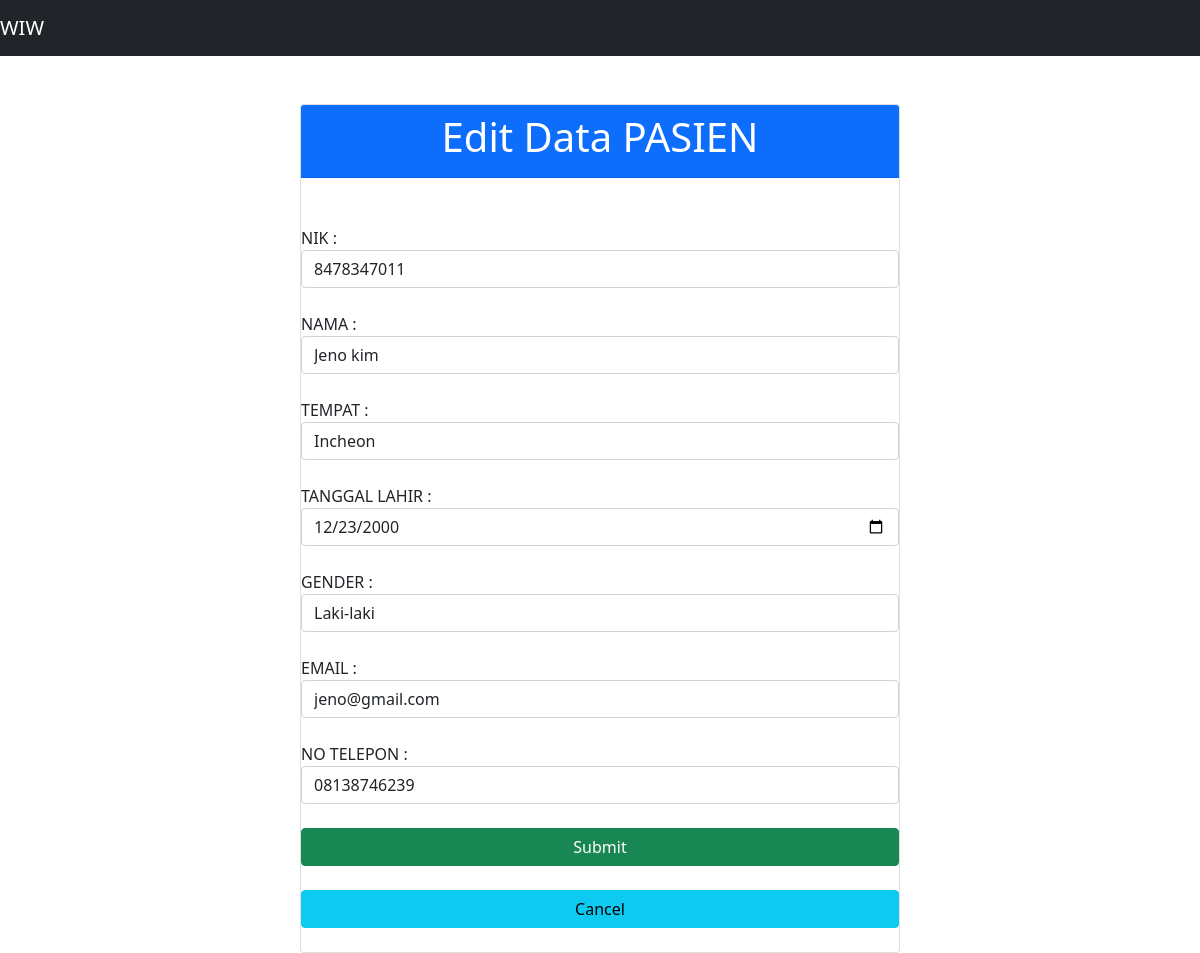
Page /MVP-01/edit.php?id_edit=8 on the committed database.
### tables this page shows
CREATE TABLE `pasien` (
  `id` int(11) NOT NULL,
  `nik` varchar(100) NOT NULL,
  `nama` varchar(100) NOT NULL,
  `tempat` varchar(100) NOT NULL,
  `tl` date NOT NULL,
  `gender` varchar(10) NOT NULL,
  `email` varchar(100) NOT NULL,
  `telp` varchar(100) NOT NULL
);

### MVP-01/model/DB.class.php (called while the page is built, shortened)
<?php
class DB
{
	var $db_host = '';
	var $db_user = '';
	var $db_password = '';
	var $db_name = '';
	var $db_link = '';
	function __construct($db_host = '', $db_user = '', $db_password = '', $db_name = '')
	{
		$this->db_host = $db_host;
		$this->db_user = $db_user;
		$this->db_password = $db_password;
		$this->db_name = $db_name;
	}
	function open()
	{
		$this->db_link = mysqli_connect($this->db_host, $this->db_user, $this->db_password, $this->db_name);
	}
	function execute($query = "")
	{
		$this->result = mysqli_query($this->db_link, $query);
		return $this->result;
	}
}

### MVP-01/model/TabelPasien.class.php (called while the page is built, shortened)
<?php
class TabelPasien extends DB
{
	function getPasienById($id)
	{
		$query = "SELECT * FROM pasien WHERE pasien.id=$id";
		return $this->execute($query);
	}
}

### MVP-01/presenter/ProsesPasien.php (called while the page is built, shortened)
<?php
class ProsesPasien implements KontrakPasienPresenter
{
	private $tabelpasien;
	function __construct()
	{
		try {
			$db_host = "localhost";
			$db_user = "root";
			$db_password = "";
			$db_name = "pasien";
			$this->tabelpasien = new TabelPasien($db_host, $db_user, $db_password, $db_name);
		} catch (Exception $e) {
			echo "wiw error" . $e->getMessage();
		}
	}
	function selectdata($id)
	{
		try {
			$this->tabelpasien->open();
			$this->tabelpasien->getPasienById($id);
		} catch (Exception $e) {
			echo "wiw error part 2" . $e->getMessage();
		}
	}
}

### MVP-01/view/TampilPasien.php (called while the page is built, shortened)
<?php
include_once("presenter/ProsesPasien.php");
class TampilPasien implements KontrakPasienView
{
	private $prosespasien;
	function __construct()
	{
		$this->prosespasien = new ProsesPasien();
	}
	function edit($id)
	{
		$this->prosespasien->selectdata($id);
	}
}

### MVP-01/edit.php (called while the page is built, shortened)
<?php
include_once("model/Template.class.php");
include_once("model/DB.class.php");
include_once("model/TabelPasien.class.php");
include_once("view/TampilPasien.php");
include_once("presenter/ProsesPasien.php");
$tp = new TampilPasien();
$data = $tp->edit($_GET['id_edit']);

### MVP-01/model/Template.class.php (the view, shortened to what this page needs)
<?php
class Template{
	var $content = '';
	function __construct($filename = ''){
		$this->content = implode('', @file($filename));
	}
	function clear(){
		$this->content = preg_replace("/DATA_[A-Z|_|0-9]+/", "", $this->content);
	}
	function write(){
		print $this->content;
	}
	function replace($old = '', $new = ''){
		if(is_int($new)){
			$value = sprintf("%d", $new);
		}elseif(is_float($new)){
			$value = sprintf("%f", $new);
		}elseif(is_array($new)){
			$value = '';
			foreach( $new as $item){
				$value .= $item. '';
			}
		}else{
			$value = $new;
		}
		$this->content = preg_replace("/$old/",  $value, $this->content);
	}
}

### rows in the picture
pasien: nik "8478347011", nama "Jeno kim", tempat "Incheon", tl "12/23/2000", gender "Laki-laki", email "jeno@gmail.com", telp "08138746239"
